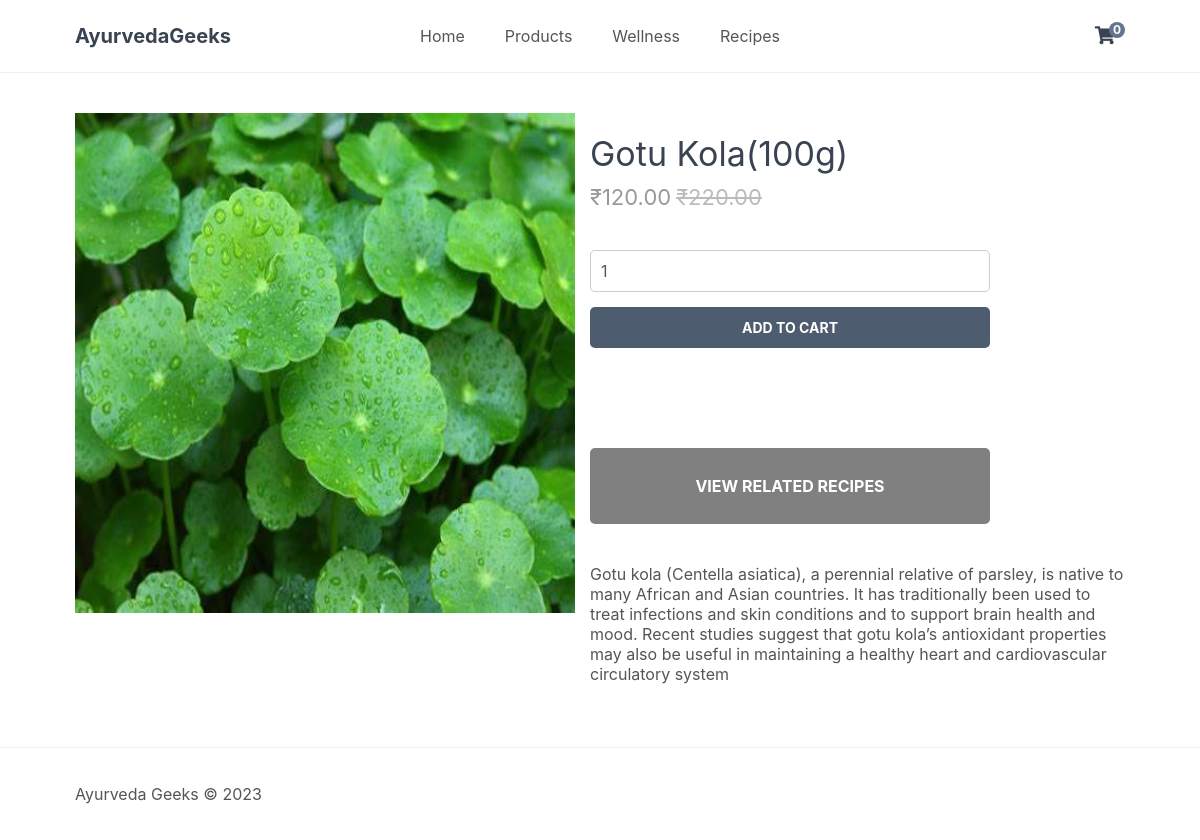
/index.php?page=product&id=13, run on the app's committed database.
### tables this page shows
CREATE TABLE `products` (
  `id` int(11) NOT NULL,
  `name` varchar(200) NOT NULL,
  `desc` text NOT NULL,
  `price` decimal(7,2) NOT NULL,
  `rrp` decimal(7,2) NOT NULL DEFAULT 0.00,
  `quantity` int(11) NOT NULL,
  `img` text NOT NULL,
  `date_added` datetime NOT NULL DEFAULT current_timestamp()
);

### index.php (called while the page is built, shortened)
<?php
include 'functions.php';
$page = isset($_GET['page']) && file_exists($_GET['page'] . '.php') ? $_GET['page'] : 'home';
include $page . '.php';
?>

### product.php (the view, shortened to what this page needs)
<?php
if (isset($_GET['id'])) {
$x=$_GET['id'];
$stmt = mysqli_query($con,"SELECT * FROM products WHERE id='$x'");
$product = mysqli_fetch_array($stmt,MYSQLI_ASSOC);
} else {
exit("Product doesn't exist!");
}
?>
<?=template_header($product['name'])?>
<div class="product content-wrapper">
<img src="imgs/<?=$product['img']?>" width="500" height="500" alt="<?=$product['name']?>">
<div>
<h1 class="name"><?=$product['name']?></h1>
<span class="price">
&#8377;<?=$product['price']?>
<?php if ($product['rrp'] > 0): ?>
<span class="rrp">&#8377;<?=$product['rrp']?></span>
<?php endif; ?>
</span>
<form action="index.php?page=cart" method="post">
<input type="number" name="quantity" value=1 min="1" value="<php?=$product['quantity']?>" placeholder="Quantity" required>
<input type="submit" value="Add To Cart" name="Add_To_Cart">
</form>
<a href="index.php?page=recipesfilter&id=<?=$product['id']?>" class="product" style="text-decoration:none">
<br><form>
    <div style="background: grey; text-align:center;border: 0;width: 400px;padding: 12px 0;text-transform: uppercase;font-size: 14px;
font-weight: bold;border-radius: 5px;cursor: pointer;">
<h3 style="color: #FFFFFF;">View Related Recipes</h3>
</div>
</form>
</a>
<div class="description">
<?=$product['desc']?>
</div>
</div>
</div>
<?=template_footer()?>

### style.css (style rules this page uses)
* { box-sizing: border-box; font-family: -apple-system, BlinkMacSystemFont, "segoe ui", roboto, oxygen, ubuntu, cantarell, "fira sans", "droid sans", "helvetica neue", Arial, sans-serif; font-size: 16px; -webkit-font-smoothing: antialiased; -moz-osx-font-smoothing: grayscale; }
html { height: 100%; }
body { position: relative; min-height: 100%; color: #555555; background-color: #FFFFFF; margin: 0; padding-bottom: 100px; }
h1, h2, h3, h4, h5 { color: #394352; }
.content-wrapper { width: 1050px; margin: 0 auto; }
main > .product { display: flex; padding: 40px 0; }
main > .product > div { padding-left: 15px; }
main > .product h1 { font-size: 34px; font-weight: normal; margin: 0; padding: 20px 0 10px 0; }
main > .product .price { display: block; font-size: 22px; color: #999999; }
main > .product .rrp { color: #BBBBBB; text-decoration: line-through; font-size: 22px; padding-left: 5px; }
main > .product form { display: flex; flex-flow: column; margin: 40px 0; }
main > .product form input[type="number"] { width: 400px; padding: 10px; margin-bottom: 15px; border: 1px solid #ccc; color: #555555; border-radius: 5px; }
main > .product form input[type="submit"] { background: #4e5c70; border: 0; color: #FFFFFF; width: 400px; padding: 12px 0; text-transform: uppercase; font-size: 14px; font-weight: bold; border-radius: 5px; cursor: pointer; }

### data on the page
products: img (picture), name "Gotu Kola(100g)", price "120.00", rrp "220.00", desc "Gotu kola (Centella asiatica), a perennial relative of parsley, is native to many African and Asian countries. It has traditionally been used to treat infections and skin conditions and to support brain health and mood. Recent studies suggest that gotu kola’s antioxidant properties may also be useful in maintaining a healthy heart and cardiovascular circulatory system"

### other printed values
$num_items_in_cart "0"
